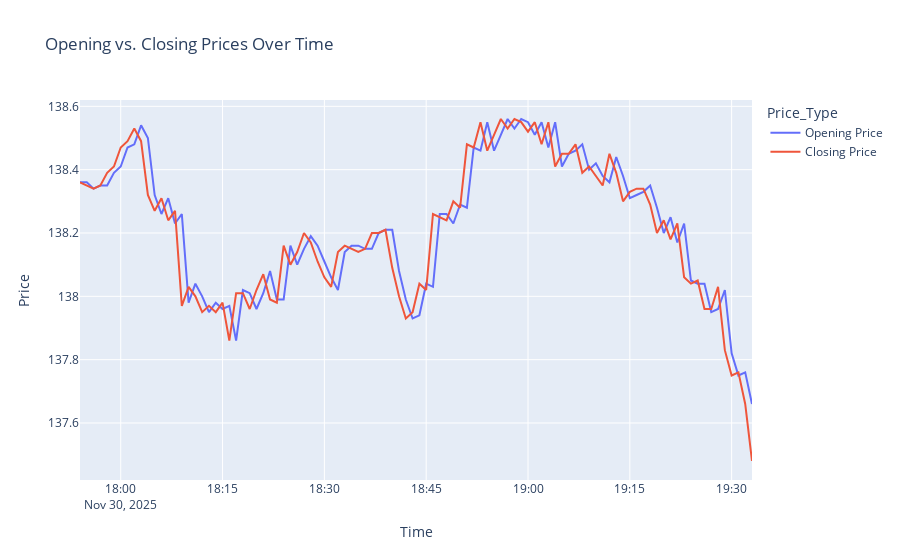

Notebook code for this chart:
### Code cell
fig = px.line(
    df_combined_long,
    x='time',          
    y='Price_Value',
    color='Price_Type',
    title='Opening vs. Closing Prices Over Time'
)

# Customize the labels displayed in the legend/tooltip
fig.for_each_trace(lambda t: t.update(name = t.name.replace('_', ' ').title()))

fig.update_layout(
    xaxis_title='Time',
    yaxis_title='Price',
    hovermode='x unified'
)

fig.show()
